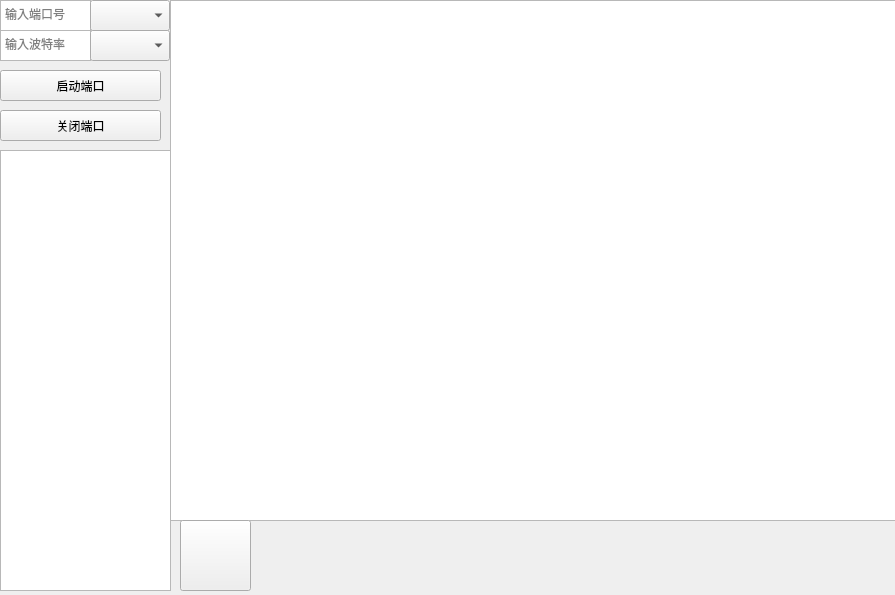
<?xml version="1.0" encoding="UTF-8"?>
<ui version="4.0">
 <class>MainWindow</class>
 <widget class="QMainWindow" name="MainWindow">
  <property name="geometry">
   <rect>
    <x>0</x>
    <y>0</y>
    <width>895</width>
    <height>595</height>
   </rect>
  </property>
  <property name="windowTitle">
   <string>MainWindow</string>
  </property>
  <property name="styleSheet">
   <string notr="true"/>
  </property>
  <widget class="QWidget" name="centralwidget">
   <widget class="QTextEdit" name="ComName">
    <property name="geometry">
     <rect>
      <x>0</x>
      <y>0</y>
      <width>91</width>
      <height>31</height>
     </rect>
    </property>
    <property name="placeholderText">
     <string>输入端口号</string>
    </property>
   </widget>
   <widget class="QTextEdit" name="BaudName">
    <property name="geometry">
     <rect>
      <x>0</x>
      <y>30</y>
      <width>91</width>
      <height>31</height>
     </rect>
    </property>
    <property name="placeholderText">
     <string>输入波特率</string>
    </property>
   </widget>
   <widget class="QPushButton" name="start">
    <property name="geometry">
     <rect>
      <x>0</x>
      <y>70</y>
      <width>161</width>
      <height>31</height>
     </rect>
    </property>
    <property name="text">
     <string>启动端口</string>
    </property>
   </widget>
   <widget class="QComboBox" name="port_combo">
    <property name="geometry">
     <rect>
      <x>90</x>
      <y>0</y>
      <width>80</width>
      <height>31</height>
     </rect>
    </property>
   </widget>
   <widget class="QComboBox" name="baud_combo">
    <property name="geometry">
     <rect>
      <x>90</x>
      <y>30</y>
      <width>80</width>
      <height>31</height>
     </rect>
    </property>
   </widget>
   <widget class="QGraphicsView" name="image">
    <property name="geometry">
     <rect>
      <x>0</x>
      <y>150</y>
      <width>171</width>
      <height>441</height>
     </rect>
    </property>
   </widget>
   <widget class="QTextEdit" name="message">
    <property name="geometry">
     <rect>
      <x>170</x>
      <y>0</y>
      <width>731</width>
      <height>521</height>
     </rect>
    </property>
    <property name="readOnly">
     <bool>true</bool>
    </property>
   </widget>
   <widget class="QPushButton" name="clear">
    <property name="geometry">
     <rect>
      <x>180</x>
      <y>520</y>
      <width>71</width>
      <height>71</height>
     </rect>
    </property>
    <property name="text">
     <string/>
    </property>
    <property name="icon">
     <iconset>
      <normaloff>resource/broom.svg</normaloff>resource/broom.svg</iconset>
    </property>
   </widget>
   <widget class="QPushButton" name="close">
    <property name="geometry">
     <rect>
      <x>0</x>
      <y>110</y>
      <width>161</width>
      <height>31</height>
     </rect>
    </property>
    <property name="text">
     <string>关闭端口</string>
    </property>
   </widget>
  </widget>
 </widget>
 <resources/>
 <connections/>
</ui>
